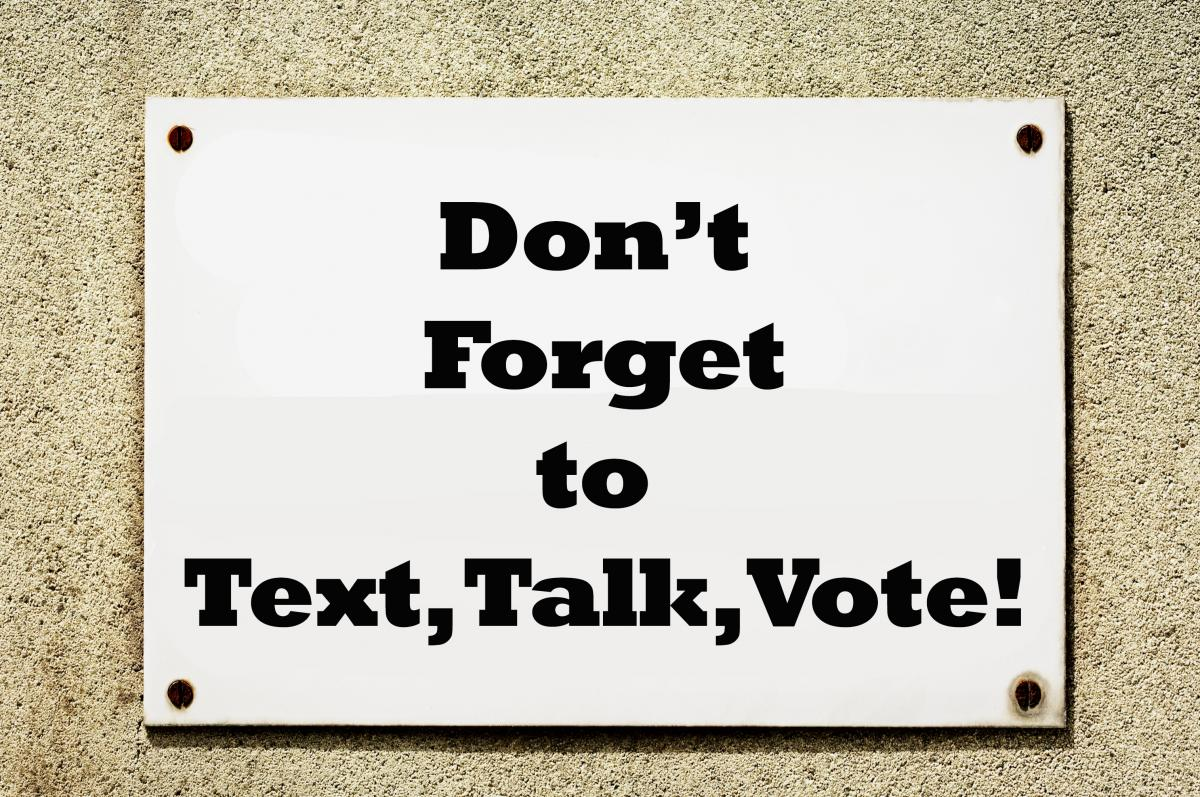
#> input picture img_with_border.jpg, 1200 x 797 px
$ python -i words.py   (imports and definitions only)   (older library calls are emulated)
#> lines starting #> are read from the running program, lines starting #| are printed output that depends on the picture; after the words box and inside, x2 and y2 are one past the last pixel; in counts of white or black regions, pixels touching at a corner belong together
### characters.py
import cv2
import numpy as np
from copy import deepcopy
from lib import calc_bbox, X, Y, WIDTH, HEIGHT, BboxImg, add_inc_border, percent_inc_border

DEBUG = False
# CHARACTER_SIZE_THRESHOLD = 15

# [8 lines left out: function mean, not called in this run]


def estimate_avg_char_size(img):
    'Returns the mean height of characters in img'
    gray_img = cv2.cvtColor(img, cv2.COLOR_RGB2GRAY)
    height, width = img.shape[0:2]

    delta = 5
    min_area = 55
    max_area = 14500
    max_variation = 0.3
    min_diversity = .2
    max_evolution = 200
    area_threshold = 1.01
    min_margin = 0.005
    edge_blur_size = 5

    mser = cv2.MSER_create(
        _delta = delta,
        _min_area = min_area,
        _max_area = max_area,
        _max_variation = max_variation,
        _min_diversity = min_diversity,
        _max_evolution = max_evolution,
        _area_threshold = area_threshold,
        _min_margin = min_margin,
        _edge_blur_size = edge_blur_size
    )

    coodinates, bboxes = mser.detectRegions(gray_img)

    if DEBUG:
        debug_img = deepcopy(img)
        for bbox in bboxes:
            x, y, w, h = bbox
            cv2.rectangle(debug_img, (x, y), (x + w, y + h), (0, 255, 0), 1)
        cv2.imshow('estimate_char_size_debug_img', debug_img)
        cv2.waitKey(0)
        cv2.destroyAllWindows()

    m = mean(bboxes, lambda k: k[HEIGHT])
    return int(m)


# [84 lines left out: functions extract_characters_bbox, extract_characters, not called in this run]

### words.py
import cv2
import numpy as np
from copy import deepcopy
from collections import namedtuple
from lib import calc_bbox, X, Y, WIDTH, HEIGHT, BboxImg, percent_inc_border, add_inc_border
from characters import estimate_avg_char_size
#import PIL

DEBUG = True


def _extract_lines(img):
    ''' Returns a list of images of each line '''
    gray_img = cv2.cvtColor(img, cv2.COLOR_RGB2GRAY)
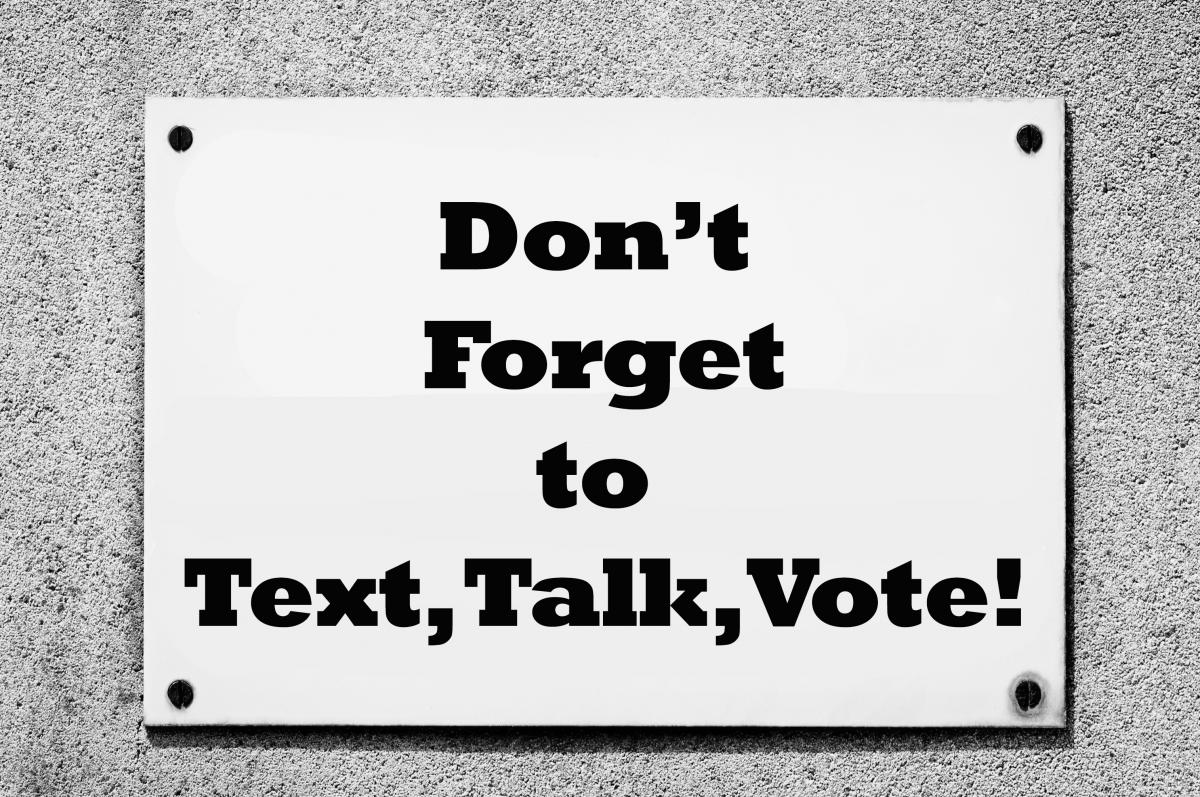
#> gray_img: shape (797, 1200); min 0, max 255, mean 194.9

    # Do edge detection using canny edge detection
    height, width = img.shape[0:2]
#> height = 797; width = 1200
    edges_img = cv2.Canny(gray_img, 10, 100)
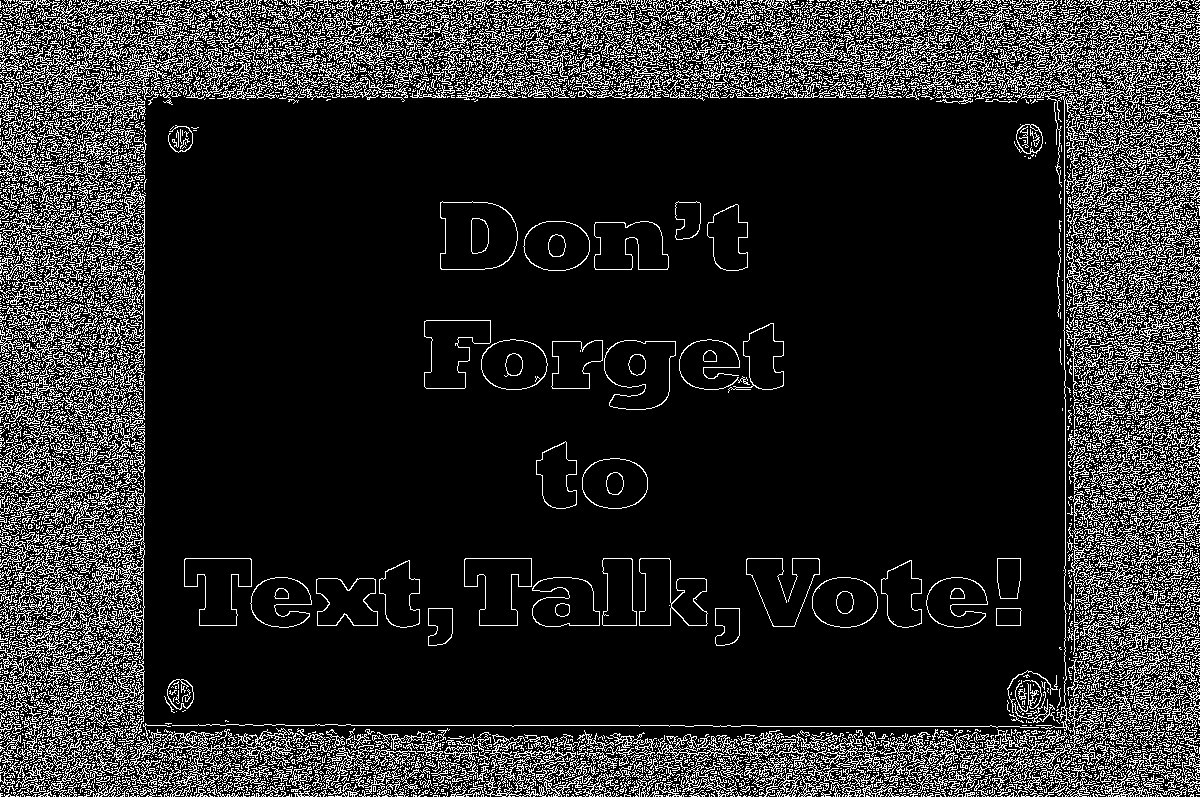
#> edges_img: shape (797, 1200); 15.8% white in thin lines or dots

    if DEBUG:
        cv2.imshow('edges_img', edges_img)
        cv2.waitKey(0)
        cv2.destroyAllWindows()

    # Close the image to form lines
    m = estimate_avg_char_size(img)
    # make the kernel size dynamic according to the mean character size
    rect_kernel = cv2.getStructuringElement(cv2.MORPH_RECT, (m*5, int(m/3)))
    line_img = cv2.morphologyEx(edges_img, cv2.MORPH_CLOSE, rect_kernel)

    # [6 lines of commented-out code are left out]
    line_img = cv2.threshold(line_img, 0, 255, cv2.THRESH_BINARY)[1]

    # find the bounding boxes
    _, contours, _ = cv2.findContours(line_img, cv2.RETR_EXTERNAL, cv2.CHAIN_APPROX_SIMPLE)
    bboxes = calc_bbox(contours, width, height, add_inc_border, m/4, m/4)

    if DEBUG:
        debug_img = deepcopy(img)
        for bbox in bboxes:
            x, y, w, h = bbox
            cv2.rectangle(debug_img, (x,y), (x+w,y+h), (0,255,0), 1)

        cv2.imshow('line_debug_img', debug_img)
        cv2.waitKey(0)
        cv2.destroyAllWindows()

    # split into images
    res = []
    for bbox in bboxes:
        bbox_img = img[bbox[Y]:bbox[Y]+bbox[HEIGHT], bbox[X]:bbox[X]+bbox[WIDTH]]
        res.append(BboxImg(bbox, bbox_img))

    # sort the lines from decending order y
    res.sort(key=lambda k: k.bbox[Y], reverse=False)

    return [i.img for i in res]


# [40 lines left out: function _extract_words_line, not called in this run]


def extract_words(img):
    # Extract the lines and for each line, extract the words
    lines = _extract_lines(img)

    # convert the words into individual images
    words = []
    for l in lines:
        line_words = _extract_words_line(l)
        words.append(line_words)

    # return a list where it holds a list that contains a line of words
    return words


# [42 lines left out: function extract_regions, not called in this run]

>>> import cv2
>>> picture = cv2.cvtColor(cv2.imread('img_with_border.jpg'), cv2.COLOR_BGR2RGB)
#> (the run stopped early here; a loop or call above may not have finished)

$ run again, on 1.png
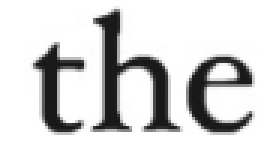
#> input picture 1.png, 91 x 48 px (shown 3 times larger)
#> picture is the input picture: shape (48, 91, 3); min 22, max 255, mean 210.8
#> in _extract_lines, `edges_img = cv2.Canny(gray_img, 10, 100)`:
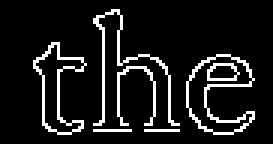
#> edges_img: shape (48, 91) (shown 3 times larger); 10.2% white in thin lines or dots, all inside (x1, y1, x2, y2) = (11, 3, 85, 45)

$ run again, on best.png
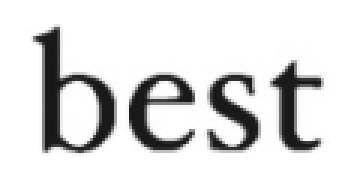
#> input picture best.png, 114 x 57 px (shown 3 times larger)
#> picture is the input picture: shape (57, 114, 3); min 21, max 255, mean 217.9
#> in _extract_lines, `edges_img = cv2.Canny(gray_img, 10, 100)`:
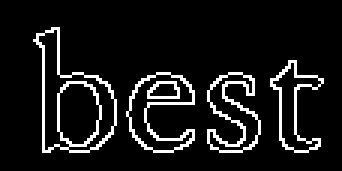
#> edges_img: shape (57, 114) (shown 3 times larger); 9.2% white in thin lines or dots, all inside (x1, y1, x2, y2) = (11, 9, 108, 51)

$ run again, on foolishness.png
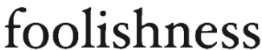
#> input picture foolishness.png, 262 x 50 px
#> picture is the input picture: shape (50, 262, 3); min 21, max 255, mean 206.2
#> in _extract_lines, `edges_img = cv2.Canny(gray_img, 10, 100)`:
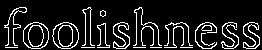
#> edges_img: shape (50, 262); 12.1% white in thin lines or dots, all inside (x1, y1, x2, y2) = (4, 7, 260, 49)
